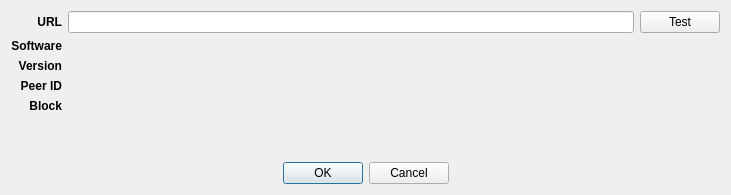
<?xml version="1.0" encoding="UTF-8"?>
<ui version="4.0">
 <class>nodeAddDialog</class>
 <widget class="QDialog" name="nodeAddDialog">
  <property name="geometry">
   <rect>
    <x>0</x>
    <y>0</y>
    <width>731</width>
    <height>195</height>
   </rect>
  </property>
  <property name="windowTitle">
   <string>Add server</string>
  </property>
  <layout class="QVBoxLayout" name="verticalLayout">
   <item>
    <layout class="QGridLayout" name="gridLayout">
     <item row="3" column="1">
      <widget class="QLabel" name="peerIDValueLabel">
       <property name="text">
        <string/>
       </property>
      </widget>
     </item>
     <item row="1" column="1">
      <widget class="QLabel" name="softwareValueLabel">
       <property name="text">
        <string/>
       </property>
      </widget>
     </item>
     <item row="3" column="0">
      <widget class="QLabel" name="peerIDLabel">
       <property name="font">
        <font>
         <weight>75</weight>
         <bold>true</bold>
        </font>
       </property>
       <property name="text">
        <string>Peer ID</string>
       </property>
       <property name="alignment">
        <set>Qt::AlignRight|Qt::AlignTrailing|Qt::AlignVCenter</set>
       </property>
      </widget>
     </item>
     <item row="0" column="2">
      <widget class="QPushButton" name="testButton">
       <property name="text">
        <string>Test</string>
       </property>
      </widget>
     </item>
     <item row="0" column="0">
      <widget class="QLabel" name="urlLabel">
       <property name="font">
        <font>
         <weight>75</weight>
         <bold>true</bold>
        </font>
       </property>
       <property name="text">
        <string>URL</string>
       </property>
       <property name="alignment">
        <set>Qt::AlignRight|Qt::AlignTrailing|Qt::AlignVCenter</set>
       </property>
      </widget>
     </item>
     <item row="2" column="0">
      <widget class="QLabel" name="versionLabel">
       <property name="font">
        <font>
         <weight>75</weight>
         <bold>true</bold>
        </font>
       </property>
       <property name="text">
        <string>Version</string>
       </property>
       <property name="alignment">
        <set>Qt::AlignRight|Qt::AlignTrailing|Qt::AlignVCenter</set>
       </property>
      </widget>
     </item>
     <item row="2" column="1">
      <widget class="QLabel" name="versionValueLabel">
       <property name="text">
        <string/>
       </property>
      </widget>
     </item>
     <item row="1" column="0">
      <widget class="QLabel" name="softwareLabel">
       <property name="font">
        <font>
         <weight>75</weight>
         <bold>true</bold>
        </font>
       </property>
       <property name="text">
        <string>Software</string>
       </property>
       <property name="alignment">
        <set>Qt::AlignRight|Qt::AlignTrailing|Qt::AlignVCenter</set>
       </property>
      </widget>
     </item>
     <item row="0" column="1">
      <widget class="QLineEdit" name="urlLineEdit"/>
     </item>
     <item row="4" column="0">
      <widget class="QLabel" name="blockLabel">
       <property name="font">
        <font>
         <weight>75</weight>
         <bold>true</bold>
        </font>
       </property>
       <property name="text">
        <string>Block</string>
       </property>
       <property name="alignment">
        <set>Qt::AlignRight|Qt::AlignTrailing|Qt::AlignVCenter</set>
       </property>
      </widget>
     </item>
     <item row="4" column="1">
      <widget class="QLabel" name="blockValueLabel">
       <property name="text">
        <string/>
       </property>
      </widget>
     </item>
    </layout>
   </item>
   <item>
    <widget class="QLabel" name="errorLabel">
     <property name="styleSheet">
      <string notr="true">color: red</string>
     </property>
     <property name="text">
      <string/>
     </property>
     <property name="alignment">
      <set>Qt::AlignCenter</set>
     </property>
    </widget>
   </item>
   <item>
    <widget class="QDialogButtonBox" name="buttonBox">
     <property name="orientation">
      <enum>Qt::Horizontal</enum>
     </property>
     <property name="standardButtons">
      <set>QDialogButtonBox::Cancel|QDialogButtonBox::Ok</set>
     </property>
     <property name="centerButtons">
      <bool>true</bool>
     </property>
    </widget>
   </item>
  </layout>
 </widget>
 <resources/>
 <connections>
  <connection>
   <sender>buttonBox</sender>
   <signal>accepted()</signal>
   <receiver>nodeAddDialog</receiver>
   <slot>accept()</slot>
   <hints>
    <hint type="sourcelabel">
     <x>248</x>
     <y>254</y>
    </hint>
    <hint type="destinationlabel">
     <x>157</x>
     <y>274</y>
    </hint>
   </hints>
  </connection>
  <connection>
   <sender>buttonBox</sender>
   <signal>rejected()</signal>
   <receiver>nodeAddDialog</receiver>
   <slot>reject()</slot>
   <hints>
    <hint type="sourcelabel">
     <x>316</x>
     <y>260</y>
    </hint>
    <hint type="destinationlabel">
     <x>286</x>
     <y>274</y>
    </hint>
   </hints>
  </connection>
 </connections>
</ui>
